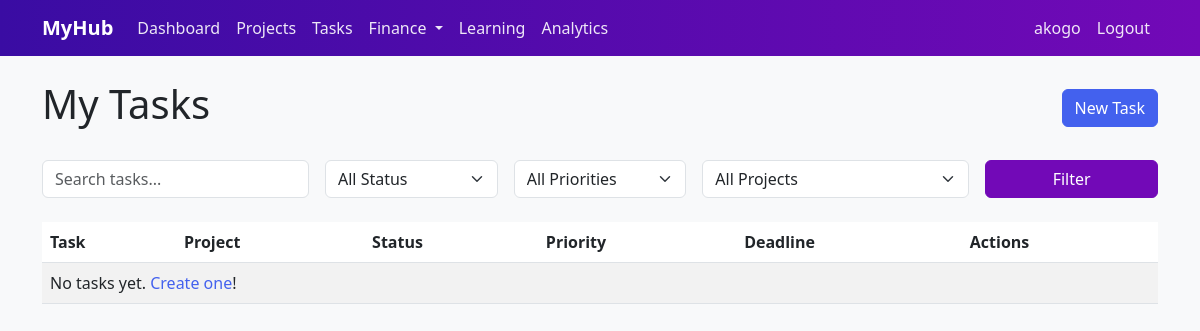
Before: /tasks/ (signed in) with the older database file.
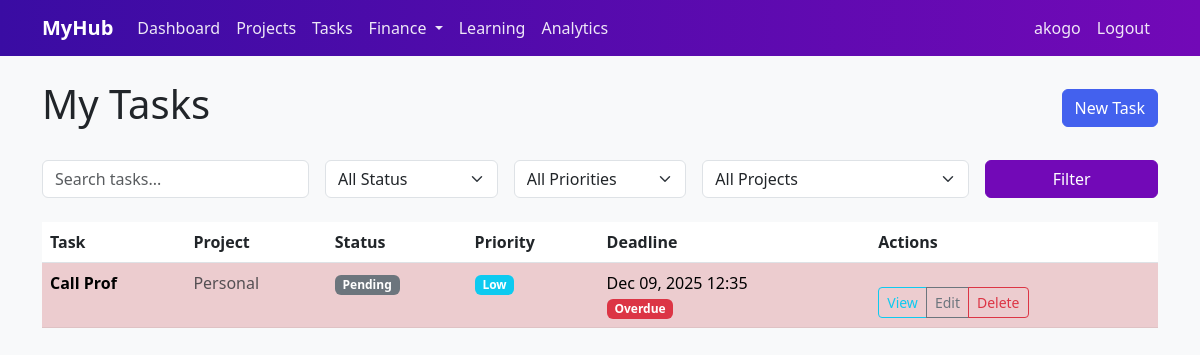
After: the same page with the newer database file.
### tasks/models.py (models this page shows, shortened)
class Task(models.Model):
    STATUS_CHOICES = (
        ('pending', 'Pending'),
        ('in_progress', 'In Progress'),
        ('completed', 'Completed'),
    )
    PRIORITY_CHOICES = (
        ('low', 'Low'),
        ('medium', 'Medium'),
        ('high', 'High'),
    )
    title = models.CharField(max_length=200)
    description = models.TextField(blank=True)
    user = models.ForeignKey(settings.AUTH_USER_MODEL, on_delete=models.CASCADE, related_name='tasks')
    project = models.ForeignKey('projects.Project', on_delete=models.CASCADE, null=True, blank=True, related_name='tasks')
    status = models.CharField(max_length=20, choices=STATUS_CHOICES, default='pending')
    priority = models.CharField(max_length=10, choices=PRIORITY_CHOICES, default='medium')
    deadline = models.DateTimeField(null=True, blank=True)
    created_at = models.DateTimeField(auto_now_add=True)
    updated_at = models.DateTimeField(auto_now=True)
    completed_at = models.DateTimeField(null=True, blank=True)
    class Meta:
        ordering = ['-created_at']
    def is_overdue(self):
        if self.deadline and self.status != 'completed':
            return timezone.now() > self.deadline
        return False

### tasks/views.py (the view)
# urls.py: path('', TaskListView.as_view(), name='task_list'),
class TaskListView(LoginRequiredMixin, generic.ListView):
    model = Task
    template_name = 'tasks/task_list.html'
    paginate_by = 20
    def get_queryset(self):
        queryset = Task.objects.filter(user=self.request.user).select_related('project', 'user')
        search_query = self.request.GET.get('search', '')
        status_filter = self.request.GET.get('status', '')
        priority_filter = self.request.GET.get('priority', '')
        project_filter = self.request.GET.get('project', '')
        if search_query:
            queryset = queryset.filter(
                Q(title__icontains=search_query) |
                Q(description__icontains=search_query)
            )
        if status_filter:
            queryset = queryset.filter(status=status_filter)
        if priority_filter:
            queryset = queryset.filter(priority=priority_filter)
        if project_filter:
            queryset = queryset.filter(project_id=project_filter)
        return queryset.order_by('-created_at')
    def get_context_data(self, **kwargs):
        context = super().get_context_data(**kwargs)
        context['search_query'] = self.request.GET.get('search', '')
        context['status_filter'] = self.request.GET.get('status', '')
        context['priority_filter'] = self.request.GET.get('priority', '')
        context['project_filter'] = self.request.GET.get('project', '')
        context['user_projects'] = self.request.user.projects.all()
        return context

### templates/tasks/task_list.html (shortened to what this page needs)
{% extends "base.html" %}
{% load static %}
{% block content %}
<div class="d-flex justify-content-between align-items-center mb-4">
    <h1>My Tasks</h1>
    <a href="{% url 'tasks:task_create' %}" class="btn btn-primary">New Task</a>
</div>
<form method="get" class="mb-4">
    <div class="row g-3">
        <div class="col-md-3">
            <input type="text" name="search" class="form-control" placeholder="Search tasks..." value="{{ search_query }}">
        </div>
        <div class="col-md-2">
            <select name="status" class="form-select">
                <option value="">All Status</option>
            </select>
        </div>
        <div class="col-md-2">
            <select name="priority" class="form-select">
                <option value="">All Priorities</option>
            </select>
        </div>
        <div class="col-md-3">
            <select name="project" class="form-select">
                <option value="">All Projects</option>
            </select>
        </div>
        <div class="col-md-2">
            <button type="submit" class="btn btn-secondary w-100">Filter</button>
        </div>
    </div>
</form>
<div class="table-responsive">
    <table class="table table-striped">
        <thead>
            <tr>
                <th>Task</th>
                <th>Project</th>
                <th>Status</th>
                <th>Priority</th>
                <th>Deadline</th>
                <th>Actions</th>
            </tr>
        </thead>
        <tbody>
            {% for task in object_list %}
                <tr {% if task.is_overdue %}class="table-danger"{% endif %}>
                    <td>
                        <strong>{{ task.title }}</strong><br>
                    </td>
                    <td>
                        {% if task.project %}
                            <a href="{% url 'projects:project_detail' task.project.pk %}">{{ task.project.title }}</a>
                        {% else %}
                            <span class="text-muted">Personal</span>
                        {% endif %}
                    </td>
                    <td>
                        <span class="badge
                            {% if task.status == 'completed' %}bg-success
                            {% elif task.status == 'in_progress' %}bg-primary
                            {% else %}bg-secondary{% endif %}">
                            {{ task.get_status_display }}
                        </span>
                    </td>
                    <td>
                        <span class="badge
                            {% if task.priority == 'high' %}bg-danger
                            {% elif task.priority == 'medium' %}bg-warning
                            {% else %}bg-info{% endif %}">
                            {{ task.get_priority_display }}
                        </span>
                    </td>
                    <td>
                        {% if task.deadline %}
                            {{ task.deadline|date:"M d, Y H:i" }}
                            {% if task.is_overdue %}
                                <br><span class="badge bg-danger">Overdue</span>
                            {% endif %}
                        {% else %}
                            <span class="text-muted">-</span>
                        {% endif %}
                    </td>
                    <td>
                        <div class="btn-group">
                            <a href="{% url 'tasks:task_detail' task.pk %}" class="btn btn-sm btn-outline-info">View</a>
                            <a href="{% url 'tasks:task_update' task.pk %}" class="btn btn-sm btn-outline-secondary">Edit</a>
                            <a href="{% url 'tasks:task_delete' task.pk %}" class="btn btn-sm btn-outline-danger">Delete</a>
                        </div>
                    </td>
                </tr>
            {% empty %}
                <tr>
                    <td colspan="6">No tasks yet. <a href="{% url 'tasks:task_create' %}">Create one</a>!</td>
                </tr>
            {% endfor %}
        </tbody>
    </table>
</div>
{% endblock %}

Changed rows visible on the page:
added Task: title "Call Prof", shows "Personal", status "Pending", priority "Low", deadline "Dec 09, 2025 12:35", shows "Overdue"
Other visible differences:
text no longer shown: "No tasks yet. Create one !"
